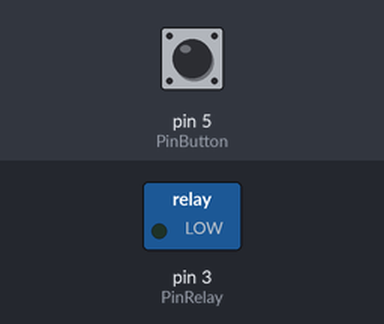
A sketch run on a simulated Arduino Uno, built with avr-gcc and run on an emulated ATmega328P. Parts: switched loads named in the sketch (green lamp = pin HIGH). Dashed ring = blinking. The inputs (shaded band) are chosen by the test bench; at power-on: pin 5 (PinButton) HIGH.

Above: at 1.2 s.
1.3 s: pin 5 (PinButton) pulled LOW for 3.2 s
At 1.6 s:
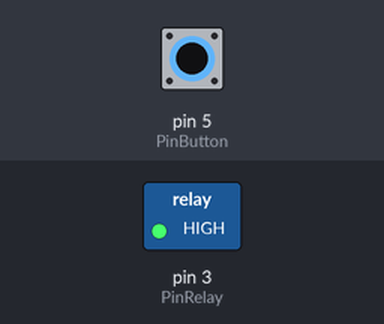
6.0 s: pin 5 (PinButton) pulled LOW for 0.15 s
At 6.3 s:
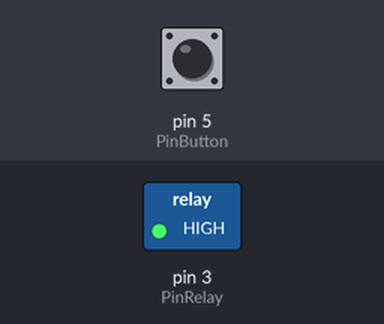
7.6 s: pin 5 (PinButton) pulled LOW for 1 s
At 8.8 s:
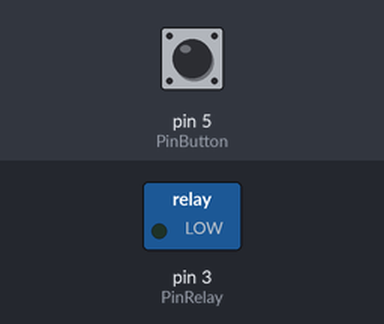
Timing chart, 0 to 10.6 s (numbered marks = the images above; inputs shaded):
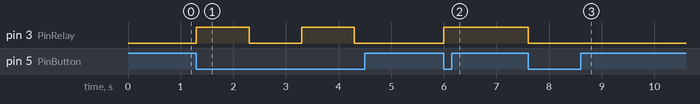

Measured:
- after the input at 1.3 s, pin 3 (PinRelay): alternates HIGH for 1.0 s and LOW for 1.0 s, starting at once
- after the input at 6.0 s, pin 3 (PinRelay): LOW → HIGH at once
- after the input at 7.6 s, pin 3 (PinRelay): HIGH → LOW at once

The sketch:

relay.ino
```cpp
const int PinRelay = 3;
const int PinButton = 5;

int relayStatus = LOW;

void setRelayStatus() {
  if (relayStatus == HIGH) {
    relayStatus = LOW;
  } else {
    relayStatus = HIGH;
  }
  digitalWrite(PinRelay, relayStatus);
}

void setup() {
  // put your setup code here, to run once:
  pinMode(PinRelay, OUTPUT);
  pinMode(PinButton, INPUT);
}

void loop() {
  // put your main code here, to run repeatedly:

  int btnVal = digitalRead(PinButton);
  if (btnVal == 0) {
    setRelayStatus();
    delay(1000);
  }

}
```
